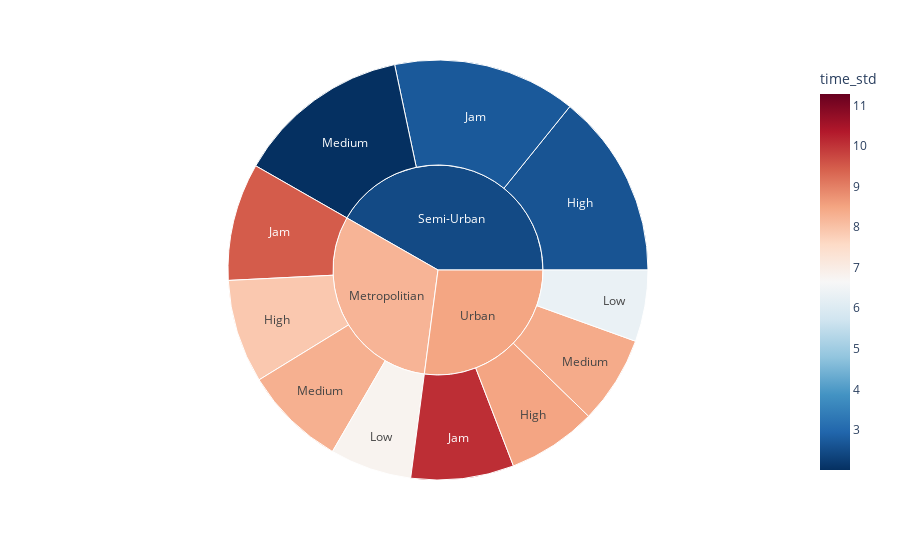

The notebook cell saved with this chart:
### Code cell
fig = px.sunburst(df_aux, path=['city', 'road_traffic_density'], values= 'time_mean',
                  color= 'time_std', color_continuous_scale='RdBu_r', 
                  color_continuous_midpoint= np.average(df_aux['time_std']))

fig.show()

### Figure 1 — Plotly figure (JSON) as saved in the notebook; plotly's stock layout.template omitted (floating-point values rounded to 4 significant figures)
{"data": [{"branchvalues": "total", "customdata": [[7.905], [2.63], [8.495], [9.476], [2.717], [10.08], [6.795], [6.32], [8.308], [2.011], [8.393], [8.238], [2.46], [8.491]], "domain": {"x": [0, 1], "y": [0, 1]}, "hovertemplate": "labels=%{label}<br>time_mean=%{value}<br>parent=%{parent}<br>id=%{id}<br>time_std=%{color}<extra></extra>", "ids": ["Metropolitian/High", "Semi-Urban/High", "Urban/High", "Metropolitian/Jam", "Semi-Urban/Jam", "Urban/Jam", "Metropolitian/Low", "Urban/Low", "Metropolitian/Medium", "Semi-Urban/Medium", "Urban/Medium", "Metropolitian", "Semi-Urban", "Urban"], "labels": ["High", "High", "High", "Jam", "Jam", "Jam", "Low", "Low", "Medium", "Medium", "Medium", "Metropolitian", "Semi-Urban", "Urban"], "marker": {"coloraxis": "coloraxis", "colors": [7.905, 2.63, 8.495, 9.476, 2.717, 10.08, 6.795, 6.32, 8.308, 2.011, 8.393, 8.238, 2.46, 8.491]}, "name": "", "parents": ["Metropolitian", "Semi-Urban", "Urban", "Metropolitian", "Semi-Urban", "Urban", "Metropolitian", "Urban", "Metropolitian", "Semi-Urban", "Urban", "", "", ""], "type": "sunburst", "values": [28.14, 50.12, 24.31, 31.98, 49.84, 27.99, 22.26, 19.45, 27.73, 47.4, 23.86, 110.1, 147.4, 95.61]}], "layout": {"coloraxis": {"cmid": 6.648, "colorbar": {"title": {"text": "time_std"}}, "colorscale": [[0, "rgb(5,48,97)"], [0.1, "rgb(33,102,172)"], [0.2, "rgb(67,147,195)"], [0.3, "rgb(146,197,222)"], [0.4, "rgb(209,229,240)"], [0.5, "rgb(247,247,247)"], [0.6, "rgb(253,219,199)"], [0.7, "rgb(244,165,130)"], [0.8, "rgb(214,96,77)"], [0.9, "rgb(178,24,43)"], [1, "rgb(103,0,31)"]]}, "legend": {"tracegroupgap": 0}, "margin": {"t": 60}}}
